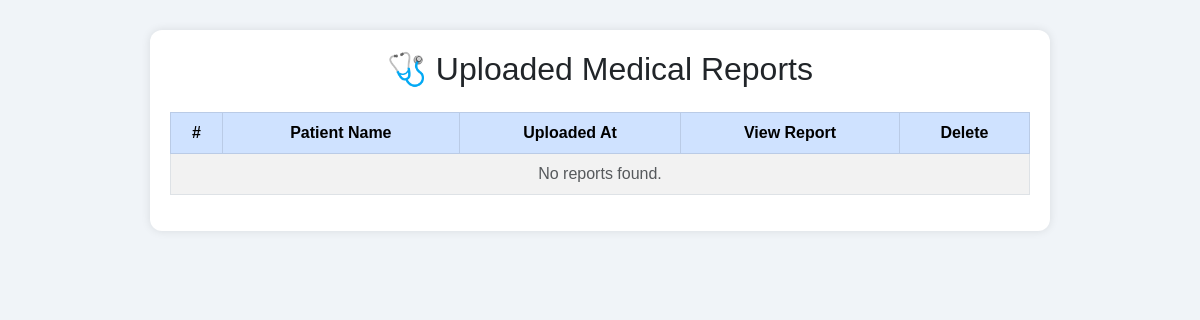
Before: /reports.php (signed in) with the older database file.
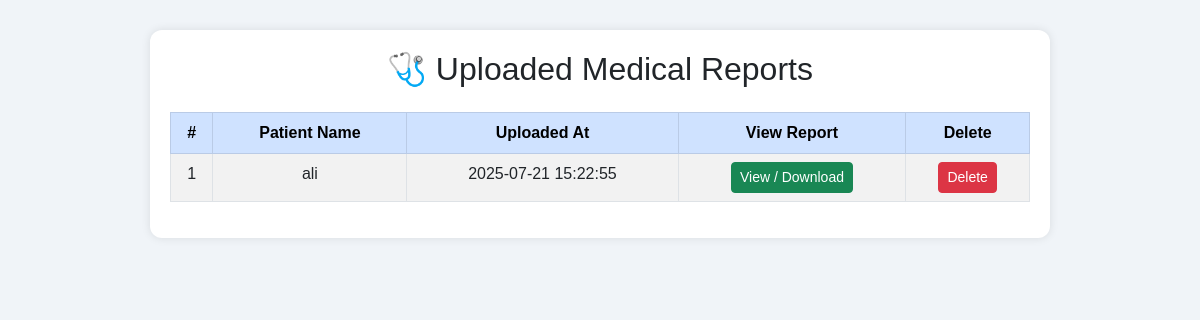
After: the same page with the newer database file.
### tables this page shows
CREATE TABLE `reports` (
  `id` int(11) NOT NULL,
  `patient_id` int(11) NOT NULL,
  `file_path` varchar(255) NOT NULL,
  `uploaded_at` timestamp NOT NULL DEFAULT current_timestamp()
);

CREATE TABLE `patients` (
  `id` int(11) NOT NULL,
  `name` varchar(255) DEFAULT NULL,
  `dob` date DEFAULT NULL,
  `phone` varchar(20) DEFAULT NULL,
  `address` varchar(255) DEFAULT NULL,
  `created_at` datetime DEFAULT current_timestamp(),
  `gender` varchar(10) DEFAULT NULL
);

### reports.php (the view, shortened to what this page needs)
<?php
include 'config/db.php';
$sql = "SELECT r.id, r.file_path, r.uploaded_at, p.name AS patient_name
        FROM reports r
        JOIN patients p ON r.patient_id = p.id
        ORDER BY r.uploaded_at DESC";
$result = $conn->query($sql);
?>
<!DOCTYPE html>
<html lang="en" dir="ltr">
<head>
  <link href="https://cdn.jsdelivr.net/npm/bootstrap@5.3.0/dist/css/bootstrap.min.css" rel="stylesheet" />
</head>
<body>
<div class="table-container">
  <h2 class="mb-4 text-center">🩺 Uploaded Medical Reports</h2>
  <table class="table table-bordered table-striped text-center">
    <thead class="table-primary">
      <tr>
        <th>#</th>
        <th>Patient Name</th>
        <th>Uploaded At</th>
        <th>View Report</th>
        <th>Delete</th>
      </tr>
    </thead>
    <tbody>
      <?php if ($result && $result->num_rows > 0): ?>
        <?php $i = 1; while ($row = $result->fetch_assoc()): ?>
          <tr>
            <td><?= $i++ ?></td>
            <td><?= htmlspecialchars($row['patient_name']) ?></td>
            <td><?= $row['uploaded_at'] ?></td>
            <td><a href="<?= htmlspecialchars($row['file_path']) ?>" target="_blank" class="btn btn-success btn-sm">View / Download</a></td>
            <td>
              <form method="POST" action="delete_report.php" onsubmit="return confirm('Are you sure you want to delete this report?');">
                <button type="submit" class="btn btn-danger btn-sm">Delete</button>
              </form>
            </td>
          </tr>
        <?php endwhile; ?>
      <?php else: ?>
        <tr>
          <td colspan="5" class="text-center text-muted">No reports found.</td>
        </tr>
      <?php endif; ?>
    </tbody>
  </table>
</div>
</body>
</html>

Changed rows visible on the page:
added reports: patient.name "ali", uploaded_at "2025-07-21 15:22:55"
Other visible differences:
text no longer shown: "No reports found."
